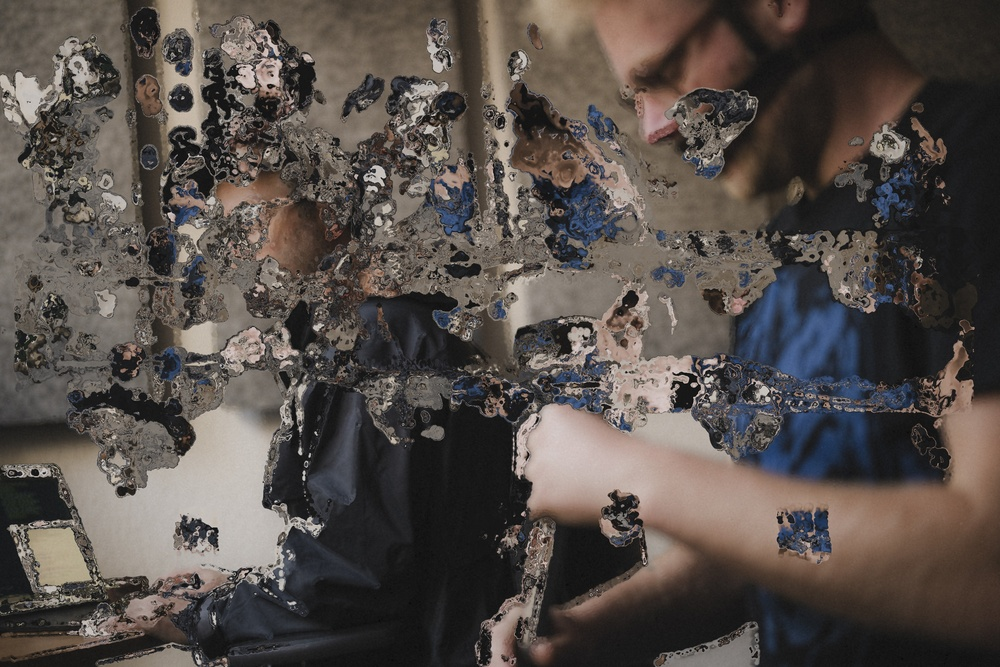
#> input picture sift-flow/chimerized.jpg, 1000 x 667 px, shrunk from 3240 x 2160 before the run
$ python sift_flow_morph.py chimerized.jpg chimerized.jpg
#> lines starting #> are read from the running program, lines starting #| are printed output that depends on the picture
#!/usr/bin/env python3
"""
SIFT Flow Chimerization Tool
Based on the technique used by Florian Hecker
"""

import argparse
import sys
from pathlib import Path

import cv2
import numpy as np
from scipy import ndimage
from scipy.interpolate import griddata


class SIFTFlowChimerizer:
    def __init__(self, img1_path: str, img2_path: str, params: dict = None):
        self.img1 = self._load_image(img1_path)
        self.img2 = self._load_image(img2_path)

        # Resize img2 to match img1
        h1, w1 = self.img1.shape[:2]
        h2, w2 = self.img2.shape[:2]
        if (h1, w1) != (h2, w2):
            print(f"Image 1 size: {w1}x{h1}")
            print(f"Image 2 size: {w2}x{h2} -> resizing to {w1}x{h1}")
            self.img2 = cv2.resize(self.img2, (w1, h1), interpolation=cv2.INTER_AREA)

        self.height, self.width = self.img1.shape[:2]
        self.flow = None
        self.sift = cv2.SIFT_create(nfeatures=5000)  # More features

        self.params = {
            'warp_strength': 1.0,
            'flow_levels': 5,
            'flow_winsize': 15,
            'flow_iterations': 3,
            'sift_ratio': 0.7,
            'smoothness': 1.5,
            'passes': 1,           # Multiple warp passes for melted effect
            'turbulence': 0.0,     # Add chaos to flow
            'melt': False,         # Extreme melting mode
        }
        if params:
            self.params.update(params)

    def _load_image(self, path: str) -> np.ndarray:
        img = cv2.imread(path)
        if img is None:
            raise FileNotFoundError(f"Could not load image: {path}")
        return img

    def compute_sift_flow(self) -> np.ndarray:
        print("Computing SIFT features...")
        gray1 = cv2.cvtColor(self.img1, cv2.COLOR_BGR2GRAY)
        gray2 = cv2.cvtColor(self.img2, cv2.COLOR_BGR2GRAY)
        kp1, desc1 = self.sift.detectAndCompute(gray1, None)
        kp2, desc2 = self.sift.detectAndCompute(gray2, None)
        print(f"Found {len(kp1)} keypoints in image 1, {len(kp2)} in image 2")

        if desc1 is None or desc2 is None or len(kp1) < 4 or len(kp2) < 4:
            print("Using optical flow only")
            self.flow = self._compute_optical_flow(gray1, gray2)
            return self.flow

        FLANN_INDEX_KDTREE = 1
        index_params = dict(algorithm=FLANN_INDEX_KDTREE, trees=5)
        search_params = dict(checks=100)
        flann = cv2.FlannBasedMatcher(index_params, search_params)
        matches = flann.knnMatch(desc1, desc2, k=2)

        good_matches = []
        ratio = self.params['sift_ratio']
        for m_n in matches:
            if len(m_n) == 2:
                m, n = m_n
                if m.distance < ratio * n.distance:
                    good_matches.append(m)
        print(f"Found {len(good_matches)} good matches")

        if len(good_matches) < 4:
            print("Using optical flow only")
            self.flow = self._compute_optical_flow(gray1, gray2)
            return self.flow

        pts1 = np.float32([kp1[m.queryIdx].pt for m in good_matches])
        pts2 = np.float32([kp2[m.trainIdx].pt for m in good_matches])
        displacements = pts2 - pts1

        print("Interpolating dense flow field...")
        self.flow = self._interpolate_flow(pts1, displacements)
        print("Refining with optical flow...")
        self.flow = self._refine_with_optical_flow(gray1, gray2, self.flow)

        # Add turbulence if requested
        if self.params['turbulence'] > 0:
            self.flow = self._add_turbulence(self.flow)

        return self.flow

    # [6 lines left out: function _compute_optical_flow, not called in this run]

    def _interpolate_flow(self, points, values):
        grid_x, grid_y = np.meshgrid(np.arange(self.width), np.arange(self.height))
        grid_points = np.column_stack((grid_x.ravel(), grid_y.ravel()))
        flow = np.zeros((self.height, self.width, 2), dtype=np.float32)
        for i in range(2):
            interpolated = griddata(points, values[:, i], grid_points, method='linear', fill_value=0)
            flow[:, :, i] = interpolated.reshape(self.height, self.width)
        for i in range(2):
            mask = np.isnan(flow[:, :, i])
            if mask.any():
                flow[:, :, i] = np.where(mask, ndimage.generic_filter(flow[:, :, i], np.nanmean, size=5), flow[:, :, i])
        return flow

    def _refine_with_optical_flow(self, gray1, gray2, initial_flow):
        p = self.params
        return cv2.calcOpticalFlowFarneback(
            gray1, gray2, initial_flow.copy(), 0.5, max(1, p['flow_levels'] - 2),
            p['flow_winsize'], p['flow_iterations'], 5, p['smoothness'] * 0.8,
            cv2.OPTFLOW_USE_INITIAL_FLOW
        )

    # [22 lines left out: function _add_turbulence, not called in this run]

    def warp_image(self, img, flow, strength):
        h, w = img.shape[:2]
        x, y = np.meshgrid(np.arange(w), np.arange(h))
        map_x = (x + flow[:, :, 0] * strength).astype(np.float32)
        map_y = (y + flow[:, :, 1] * strength).astype(np.float32)
        return cv2.remap(img, map_x, map_y, cv2.INTER_LINEAR, borderMode=cv2.BORDER_REFLECT)

    def chimerize(self, t=1.0):
        """
        Apply chimerization: warp image1 using flow derived from image2.
        t: interpolation factor (0=original, 1=fully warped)
        """
        if self.flow is None:
            self.compute_sift_flow()

        strength = self.params['warp_strength'] * t
        passes = self.params['passes']
        melt = self.params['melt']

        result = self.img1.copy()

        # Multiple passes for more extreme melting
        for p in range(passes):
            pass_strength = strength / passes
            if melt:
                # In melt mode, accumulate warping progressively
                pass_strength = strength * ((p + 1) / passes)
            result = self.warp_image(result, self.flow, pass_strength)

            if melt and p < passes - 1:
                # Slight blur between passes for melted look
                result = cv2.GaussianBlur(result, (3, 3), 0)

        return result

    def generate_sequence(self, num_frames=30):
        if self.flow is None:
            self.compute_sift_flow()

        print(f"Generating {num_frames} chimerization frames...")
        frames = []

        for i in range(num_frames):
            t = i / (num_frames - 1)
            frame = self.chimerize(t)
            frames.append(frame)

            if (i + 1) % 10 == 0:
                print(f"  Generated frame {i + 1}/{num_frames}")
        return frames

    # [6 lines left out: function save_single, not called in this run]

    def save_gif(self, frames, output_path, fps=15):
        from PIL import Image
        pil_frames = [Image.fromarray(cv2.cvtColor(f, cv2.COLOR_BGR2RGB)) for f in frames]
        pil_frames[0].save(output_path, save_all=True, append_images=pil_frames[1:], duration=int(1000/fps), loop=0)
        print(f"Saved animation to: {output_path}")

    # [7 lines left out: function save_video, not called in this run]


def main():
    parser = argparse.ArgumentParser(
        description="SIFT Flow Chimerization Tool (Florian Hecker style)",
        formatter_class=argparse.RawDescriptionHelpFormatter,
        epilog="""
Examples:
  # Basic chimerization
  python3 sift_flow_morph.py img1.jpg img2.jpg --strength 3.0

  # Extreme melt effect (multiple passes)
  python3 sift_flow_morph.py img1.jpg img2.jpg --melt --passes 5 --strength 2.0

  # Add turbulence for chaos
  python3 sift_flow_morph.py img1.jpg img2.jpg --turbulence 0.5 --strength 3.0

  # Save single still image
  python3 sift_flow_morph.py img1.jpg img2.jpg --still --strength 4.0 -o chimerized.jpg
        """
    )
    parser.add_argument("image1", help="Image to warp")
    parser.add_argument("image2", help="Image providing spatial structure")
    parser.add_argument("-o", "--output", default="chimerized.gif", help="Output file")
    parser.add_argument("-n", "--frames", type=int, default=30, help="Number of frames")
    parser.add_argument("--fps", type=int, default=15, help="Frames per second")
    parser.add_argument("--video", action="store_true", help="Output as MP4")
    parser.add_argument("--still", action="store_true", help="Output single image instead of animation")

    # Chimerization parameters
    parser.add_argument("--strength", type=float, default=1.0, help="Warp strength (try 2.0-5.0 for Hecker-style)")
    parser.add_argument("--passes", type=int, default=1, help="Number of warp passes (more=more melted)")
    parser.add_argument("--melt", action="store_true", help="Enable melt mode for extreme distortion")
    parser.add_argument("--turbulence", type=float, default=0.0, help="Add chaos (0.0-1.0)")
    parser.add_argument("--smoothness", type=float, default=1.5, help="Flow smoothness")
    parser.add_argument("--levels", type=int, default=5, help="Pyramid levels")
    parser.add_argument("--winsize", type=int, default=15, help="Window size")

    args = parser.parse_args()

    if not Path(args.image1).exists():
        print(f"Error: Image not found: {args.image1}")
        sys.exit(1)
    if not Path(args.image2).exists():
        print(f"Error: Image not found: {args.image2}")
        sys.exit(1)

    params = {
        'warp_strength': args.strength,
        'flow_levels': args.levels,
        'flow_winsize': args.winsize,
        'smoothness': args.smoothness,
        'passes': args.passes,
        'turbulence': args.turbulence,
        'melt': args.melt,
    }

    print(f"SIFT Flow Chimerization\n=======================")
    print(f"Source: {args.image1}")
    print(f"Structure from: {args.image2}")
    print(f"Strength: {args.strength} | Passes: {args.passes} | Melt: {args.melt} | Turbulence: {args.turbulence}\n")

    chimerizer = SIFTFlowChimerizer(args.image1, args.image2, params)
#> in _load_image, img is the input picture: shape (667, 1000, 3); mean B, G, R 73.6, 78.1, 85.7
    chimerizer.compute_sift_flow()
#> in compute_sift_flow, `gray1 = cv2.cvtColor(self.img1, cv2.COLOR_BGR2GRAY)`:
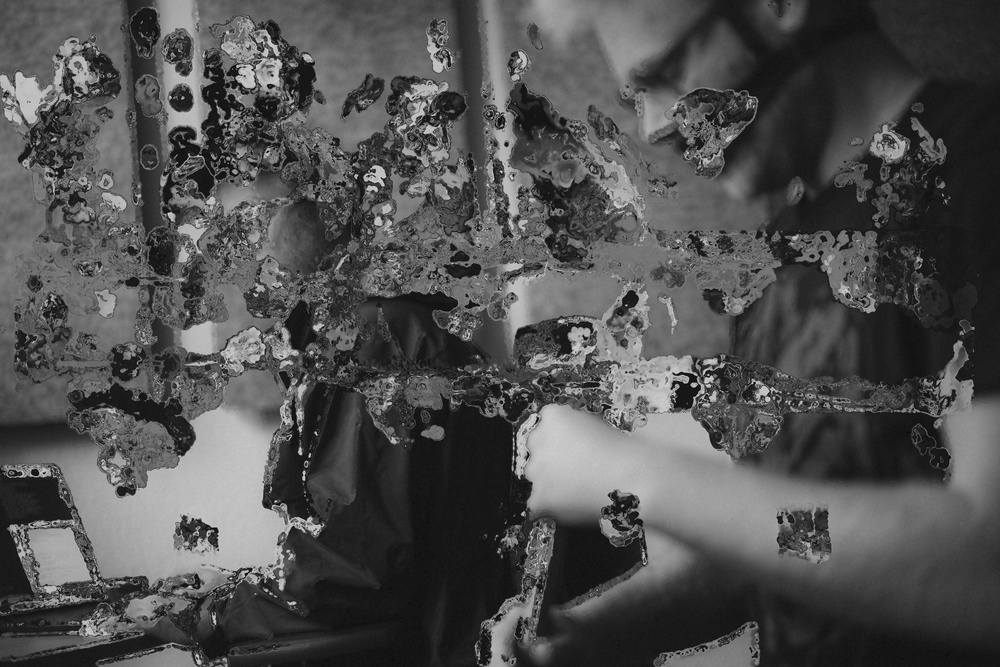
#> gray1: shape (667, 1000); min 1, max 221, mean 79.9
#> in compute_sift_flow, `kp1, desc1 = self.sift.detectAndCompute(gray1, None)`: kp1 = 5000 keypoints; strongest (x, y, size): (694, 385, 3.4), (304, 478, 2.5), (506, 144, 3), (304, 472, 2.2)
#> in compute_sift_flow, `kp2, desc2 = self.sift.detectAndCompute(gray2, None)`: kp2 has the same summary as kp1
#| Found 5000 keypoints in image 1, 5000 in image 2
#> in compute_sift_flow, `matches = flann.knnMatch(desc1, desc2, k=2)`: matches = 5000 matches
#| Found 5000 good matches
#> in compute_sift_flow, `pts1 = np.float32([kp1[m.queryIdx].pt for m in good_matches])`: pts1 = 5000 pairs, first value 3.62 to 979.4, second value 11.76 to 664.2
#> in compute_sift_flow, `pts2 = np.float32([kp2[m.trainIdx].pt for m in good_matches])`: pts2 has the same summary as pts1
#> in compute_sift_flow, `displacements = pts2 - pts1`: displacements = 5000 pairs, first value 0 to 0, second value 0 to 0

    if args.still:
        # Single image output
        output = args.output if args.output.endswith(('.jpg', '.png')) else 'chimerized.jpg'
        chimerizer.save_single(output)
    else:
        # Animation output
        frames = chimerizer.generate_sequence(args.frames)
#> the loop in generate_sequence, `for i in range(num_frames):` made 30 passes
#> pass 1, in warp_image, `map_x = (x + flow[:, :, 0] * strength).astype(np.float32)`:
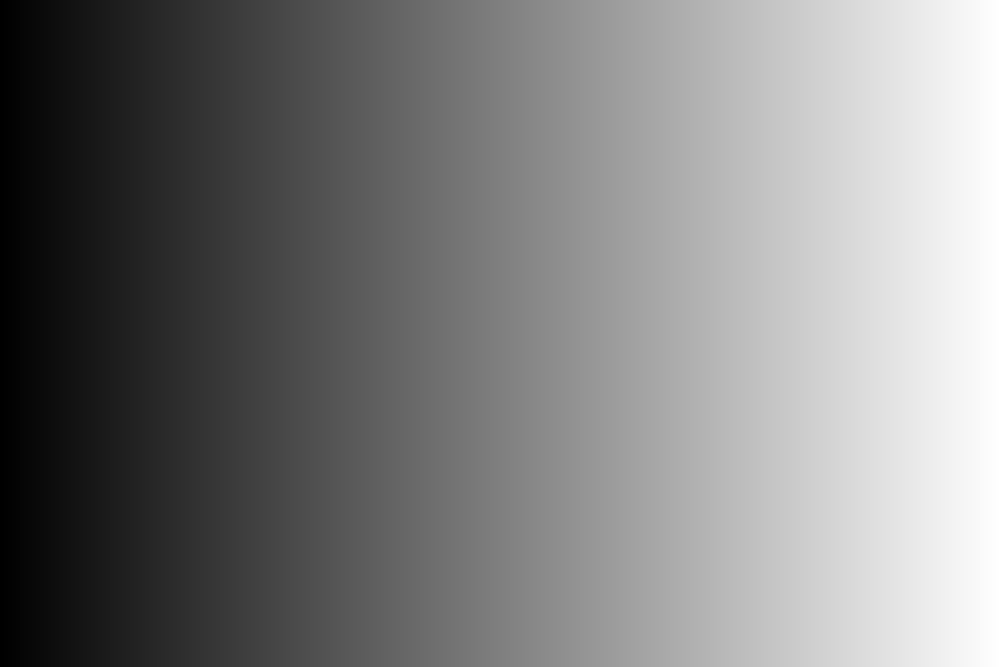
#> map_x: shape (667, 1000) float32; min 0, max 999, mean 499.5; drawn with min black and max white
#> pass 1, in warp_image, `map_y = (y + flow[:, :, 1] * strength).astype(np.float32)`:
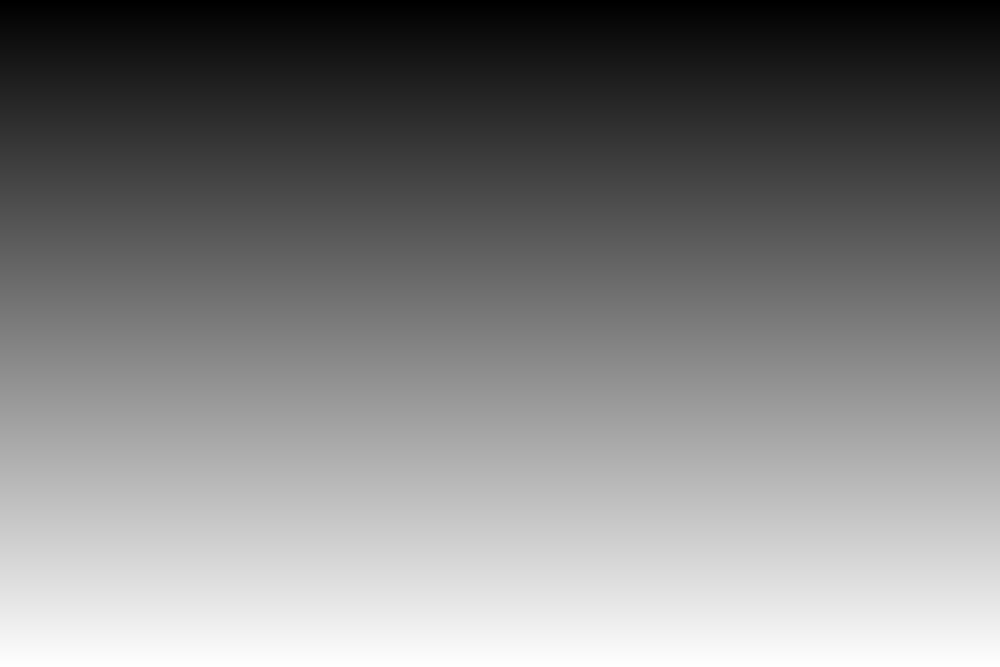
#> map_y: shape (667, 1000) float32; min 0, max 666, mean 333; drawn with min black and max white
#> after the loop in generate_sequence, `for i in range(num_frames):`: frames = 30 items
#> frames = 30 items
        if args.video:
            chimerizer.save_video(frames, args.output.replace('.gif', '.mp4'), args.fps)
        else:
            chimerizer.save_gif(frames, args.output, args.fps)

    print("\nDone!")


if __name__ == "__main__":
    main()
